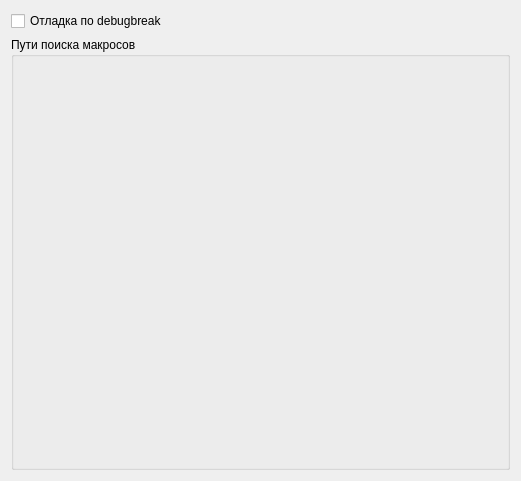
<?xml version="1.0" encoding="UTF-8"?>
<ui version="4.0">
 <class>RslOptionsPage</class>
 <widget class="QWidget" name="RslOptionsPage">
  <property name="geometry">
   <rect>
    <x>0</x>
    <y>0</y>
    <width>521</width>
    <height>481</height>
   </rect>
  </property>
  <property name="windowTitle">
   <string>Form</string>
  </property>
  <layout class="QVBoxLayout" name="verticalLayout">
   <item>
    <widget class="QCheckBox" name="checkDebugbreak">
     <property name="text">
      <string>Отладка по debugbreak</string>
     </property>
    </widget>
   </item>
   <item>
    <widget class="QGroupBox" name="groupBox">
     <property name="title">
      <string>Пути поиска макросов </string>
     </property>
     <property name="flat">
      <bool>true</bool>
     </property>
    </widget>
   </item>
  </layout>
 </widget>
 <resources/>
 <connections/>
</ui>
